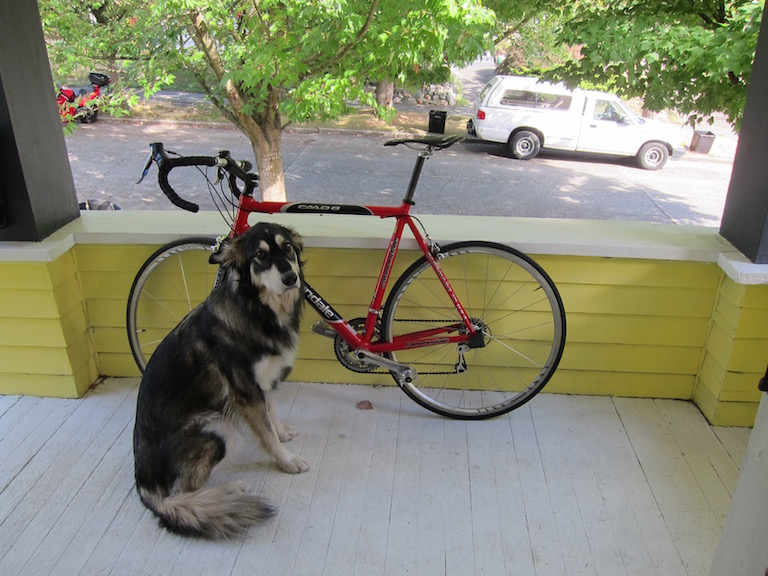
#> input picture darknet/data/dog.jpg, 768 x 576 px, given in place of the camera
$ python object_tracking.py
#> lines starting #> are read from the running program, lines starting #| are printed output that depends on the picture; after the words box and inside, x2 and y2 are one past the last pixel; in counts of white or black regions, pixels touching at a corner belong together
# -*- coding: utf-8 -*-
# @Author: accioo
# @Date:   2022-06-02 16:04:58
# @Last Modified by:   accioo
# @Last Modified time: 2022-06-02 16:05:21

import cv2
import numpy as np

frameWidth = 640
frameHeight = 480
cap = cv2.VideoCapture(1)
cap.set(3, frameWidth)
cap.set(4, frameHeight)

deadZone=100
global imgContour

def empty(a):
    pass

cv2.namedWindow("HSV")
cv2.resizeWindow("HSV",640,240)
cv2.createTrackbar("HUE Min","HSV",19,179,empty)
cv2.createTrackbar("HUE Max","HSV",35,179,empty)
cv2.createTrackbar("SAT Min","HSV",107,255,empty)
cv2.createTrackbar("SAT Max","HSV",255,255,empty)
cv2.createTrackbar("VALUE Min","HSV",89,255,empty)
cv2.createTrackbar("VALUE Max","HSV",255,255,empty)

cv2.namedWindow("Parameters")
cv2.resizeWindow("Parameters",640,240)
cv2.createTrackbar("Threshold1","Parameters",166,255,empty)
cv2.createTrackbar("Threshold2","Parameters",171,255,empty)
cv2.createTrackbar("Area","Parameters",3750,30000,empty)


def stackImages(scale,imgArray):
    rows = len(imgArray)
    cols = len(imgArray[0])
    rowsAvailable = isinstance(imgArray[0], list)
    width = imgArray[0][0].shape[1]
    height = imgArray[0][0].shape[0]
    if rowsAvailable:
        for x in range ( 0, rows):
            for y in range(0, cols):
                if imgArray[x][y].shape[:2] == imgArray[0][0].shape [:2]:
                    imgArray[x][y] = cv2.resize(imgArray[x][y], (0, 0), None, scale, scale)
                else:
                    imgArray[x][y] = cv2.resize(imgArray[x][y], (imgArray[0][0].shape[1], imgArray[0][0].shape[0]), None, scale, scale)
                if len(imgArray[x][y].shape) == 2: imgArray[x][y]= cv2.cvtColor( imgArray[x][y], cv2.COLOR_GRAY2BGR)
        imageBlank = np.zeros((height, width, 3), np.uint8)
        hor = [imageBlank]*rows
        hor_con = [imageBlank]*rows
        for x in range(0, rows):
            hor[x] = np.hstack(imgArray[x])
        ver = np.vstack(hor)
    else:
        for x in range(0, rows):
            if imgArray[x].shape[:2] == imgArray[0].shape[:2]:
                imgArray[x] = cv2.resize(imgArray[x], (0, 0), None, scale, scale)
            else:
                imgArray[x] = cv2.resize(imgArray[x], (imgArray[0].shape[1], imgArray[0].shape[0]), None,scale, scale)
            if len(imgArray[x].shape) == 2: imgArray[x] = cv2.cvtColor(imgArray[x], cv2.COLOR_GRAY2BGR)
        hor= np.hstack(imgArray)
        ver = hor
    return ver

def getContours(img,imgContour):

    contours, hierarchy = cv2.findContours(img, cv2.RETR_EXTERNAL, cv2.CHAIN_APPROX_NONE)
    for cnt in contours:
        area = cv2.contourArea(cnt)
        areaMin = cv2.getTrackbarPos("Area", "Parameters")
        if area > areaMin:
            cv2.drawContours(imgContour, cnt, -1, (255, 0, 255), 7)
            peri = cv2.arcLength(cnt, True)
            approx = cv2.approxPolyDP(cnt, 0.02 * peri, True)
            print(len(approx))
            x , y , w, h = cv2.boundingRect(approx)
            cv2.rectangle(imgContour, (x , y ), (x + w , y + h ), (0, 255, 0), 5)

            cv2.putText(imgContour, "Points: " + str(len(approx)), (x + w + 20, y + 20), cv2.FONT_HERSHEY_COMPLEX, .7,
                        (0, 255, 0), 2)
            cv2.putText(imgContour, "Area: " + str(int(area)), (x + w + 20, y + 45), cv2.FONT_HERSHEY_COMPLEX, 0.7,
                        (0, 255, 0), 2)
            cv2.putText(imgContour, " " + str(int(x))+ " "+str(int(y)), (x - 20, y- 45), cv2.FONT_HERSHEY_COMPLEX, 0.7,
                        (0, 255, 0), 2)

            cx = int(x + (w / 2))
            cy = int(y + (h / 2))

            if (cx <int(frameWidth/2)-deadZone):
                cv2.putText(imgContour, " GO LEFT " , (20, 50), cv2.FONT_HERSHEY_COMPLEX,1,(0, 0, 255), 3)
                cv2.rectangle(imgContour,(0,int(frameHeight/2-deadZone)),(int(frameWidth/2)-deadZone,int(frameHeight/2)+deadZone),(0,0,255),cv2.FILLED)
            elif (cx > int(frameWidth / 2) + deadZone):
                cv2.putText(imgContour, " GO RIGHT ", (20, 50), cv2.FONT_HERSHEY_COMPLEX,1,(0, 0, 255), 3)
                cv2.rectangle(imgContour,(int(frameWidth/2+deadZone),int(frameHeight/2-deadZone)),(frameWidth,int(frameHeight/2)+deadZone),(0,0,255),cv2.FILLED)
            elif (cy < int(frameHeight / 2) - deadZone):
                cv2.putText(imgContour, " GO UP ", (20, 50), cv2.FONT_HERSHEY_COMPLEX,1,(0, 0, 255), 3)
                cv2.rectangle(imgContour,(int(frameWidth/2-deadZone),0),(int(frameWidth/2+deadZone),int(frameHeight/2)-deadZone),(0,0,255),cv2.FILLED)
            elif (cy > int(frameHeight / 2) + deadZone):
                cv2.putText(imgContour, " GO DOWN ", (20, 50), cv2.FONT_HERSHEY_COMPLEX, 1,(0, 0, 255), 3)
                cv2.rectangle(imgContour,(int(frameWidth/2-deadZone),int(frameHeight/2)+deadZone),(int(frameWidth/2+deadZone),frameHeight),(0,0,255),cv2.FILLED)


            cv2.line(imgContour, (int(frameWidth/2),int(frameHeight/2)), (cx,cy),
                     (0, 0, 255), 3)

def display(img):
    cv2.line(img,(int(frameWidth/2)-deadZone,0),(int(frameWidth/2)-deadZone,frameHeight),(255,255,0),3)
    cv2.line(img,(int(frameWidth/2)+deadZone,0),(int(frameWidth/2)+deadZone,frameHeight),(255,255,0),3)

    cv2.circle(img,(int(frameWidth/2),int(frameHeight/2)),5,(0,0,255),5)
    cv2.line(img, (0,int(frameHeight / 2) - deadZone), (frameWidth,int(frameHeight / 2) - deadZone), (255, 255, 0), 3)
    cv2.line(img, (0, int(frameHeight / 2) + deadZone), (frameWidth, int(frameHeight / 2) + deadZone), (255, 255, 0), 3)

while True:

    _, img = cap.read()
#> img is the input picture: shape (576, 768, 3); mean B, G, R 114.1, 135.7, 134.4
    imgContour = img.copy()
    imgHsv = cv2.cvtColor(img,cv2.COLOR_BGR2HSV)
#> imgHsv: shape (576, 768, 3); mean H, S, V 61.8, 62.6, 142.5

    h_min = cv2.getTrackbarPos("HUE Min","HSV")
    h_max = cv2.getTrackbarPos("HUE Max", "HSV")
    s_min = cv2.getTrackbarPos("SAT Min", "HSV")
    s_max = cv2.getTrackbarPos("SAT Max", "HSV")
    v_min = cv2.getTrackbarPos("VALUE Min", "HSV")
    v_max = cv2.getTrackbarPos("VALUE Max", "HSV")
    print(h_min)

    lower = np.array([h_min,s_min,v_min])
    upper = np.array([h_max,s_max,v_max])
    mask = cv2.inRange(imgHsv,lower,upper)
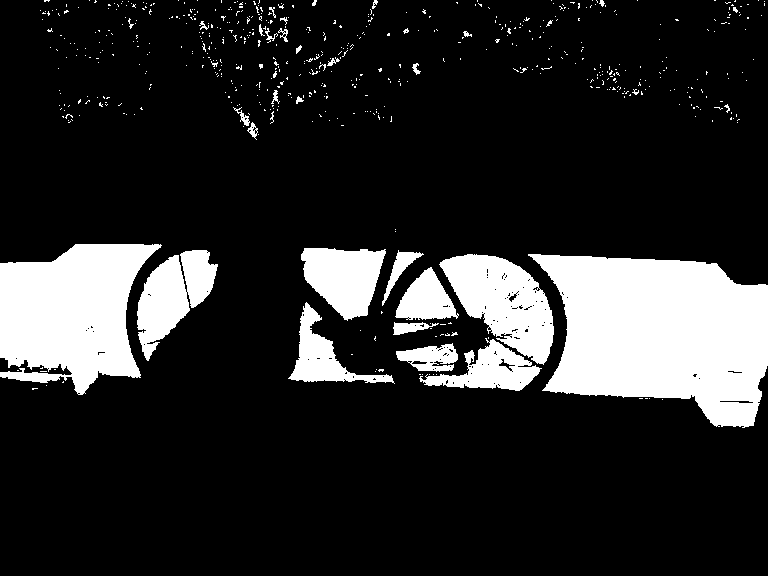
#> mask: shape (576, 768); 16.7% white; 598 white regions (566 under 20 px), largest, box (x1, y1, x2, y2) and area: (528, 254, 768, 428) 29304, (0, 244, 162, 395) 16689, (439, 254, 554, 365) 7036
    result = cv2.bitwise_and(img,img, mask = mask)
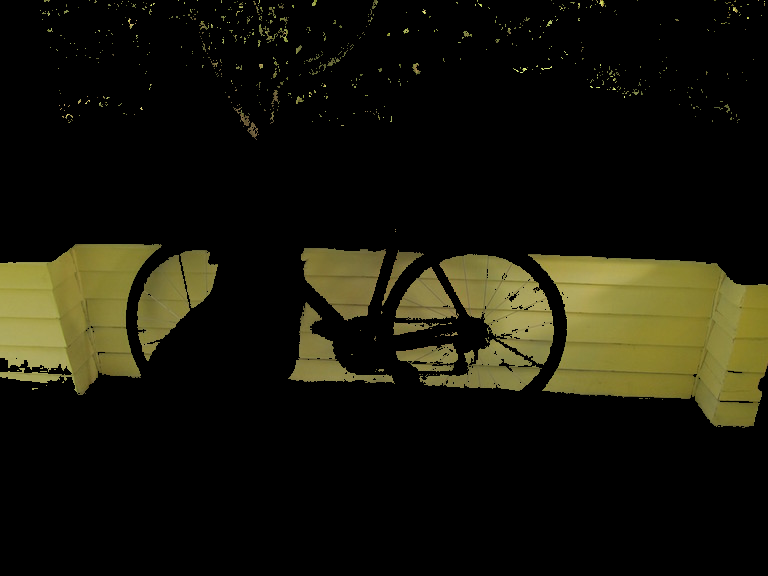
#> result: shape (576, 768, 3); mean B, G, R 10.2, 21.8, 23.1
    mask = cv2.cvtColor(mask, cv2.COLOR_GRAY2BGR)

    imgBlur = cv2.GaussianBlur(result, (7, 7), 1)
    imgGray = cv2.cvtColor(imgBlur, cv2.COLOR_BGR2GRAY)
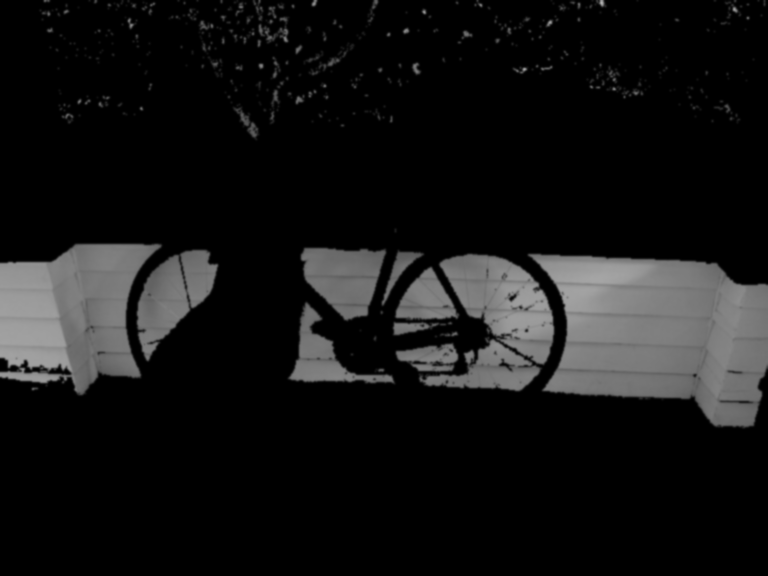
#> imgGray: shape (576, 768); min 0, max 175, mean 20.9
    threshold1 = cv2.getTrackbarPos("Threshold1", "Parameters")
    threshold2 = cv2.getTrackbarPos("Threshold2", "Parameters")
    imgCanny = cv2.Canny(imgGray, threshold1, threshold2)
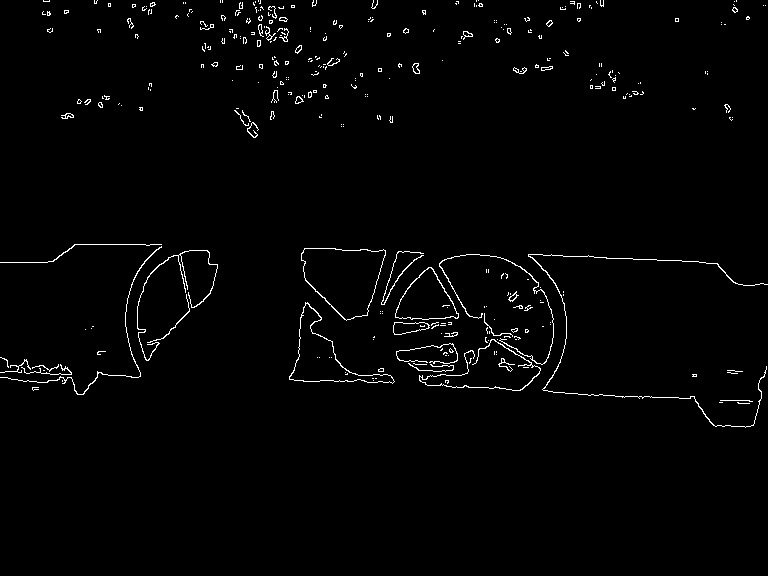
#> imgCanny: shape (576, 768); 1.6% white in thin lines or dots, all inside (x1, y1, x2, y2) = (0, 0, 768, 428)
    kernel = np.ones((5, 5))
    imgDil = cv2.dilate(imgCanny, kernel, iterations=1)
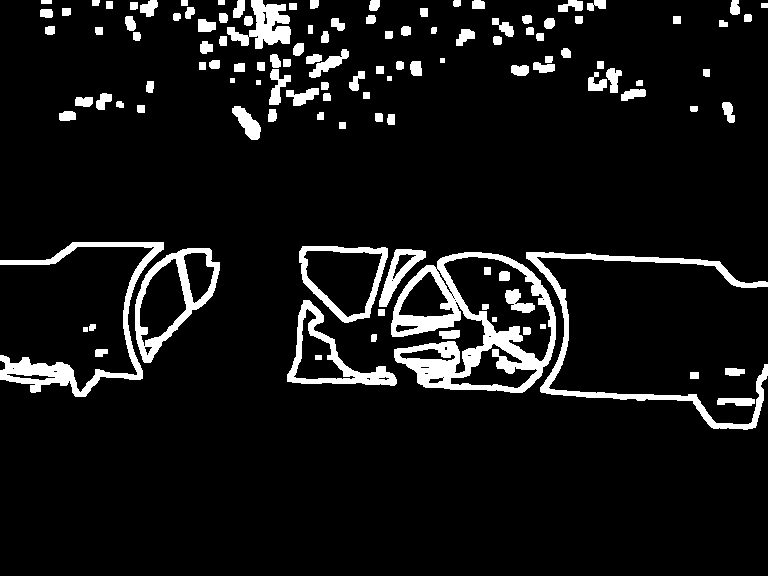
#> imgDil: shape (576, 768); 8.2% white; 120 white regions
    getContours(imgDil, imgContour)
#> in getContours, `contours, hierarchy = cv2.findContours(img, cv2.RETR_EXTERNAL, cv2.CHA..`: contours = 112 contours, 5 with area under 20; largest, box (x1, y1, x2, y2) and area: (391, 252, 556, 393) 16754, (135, 248, 220, 363) 5623, (299, 246, 388, 323) 4844, (287, 300, 397, 386) 3516, (0, 242, 164, 397) 3480
#> in getContours, `area = cv2.contourArea(cnt)`: area = 210
    display(imgContour)
#> in display, `cv2.line(img, (0, int(frameHeight / 2) + deadZone), (frameWidth, int(f..`:
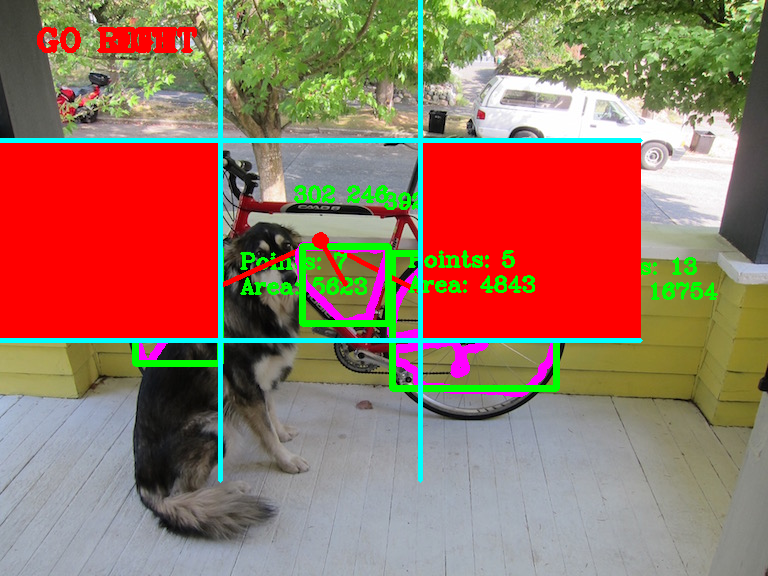
#> img: shape (576, 768, 3); mean B, G, R 96.4, 115.5, 153.2

    stack = stackImages(0.7,([img,result],[imgDil,imgContour]))
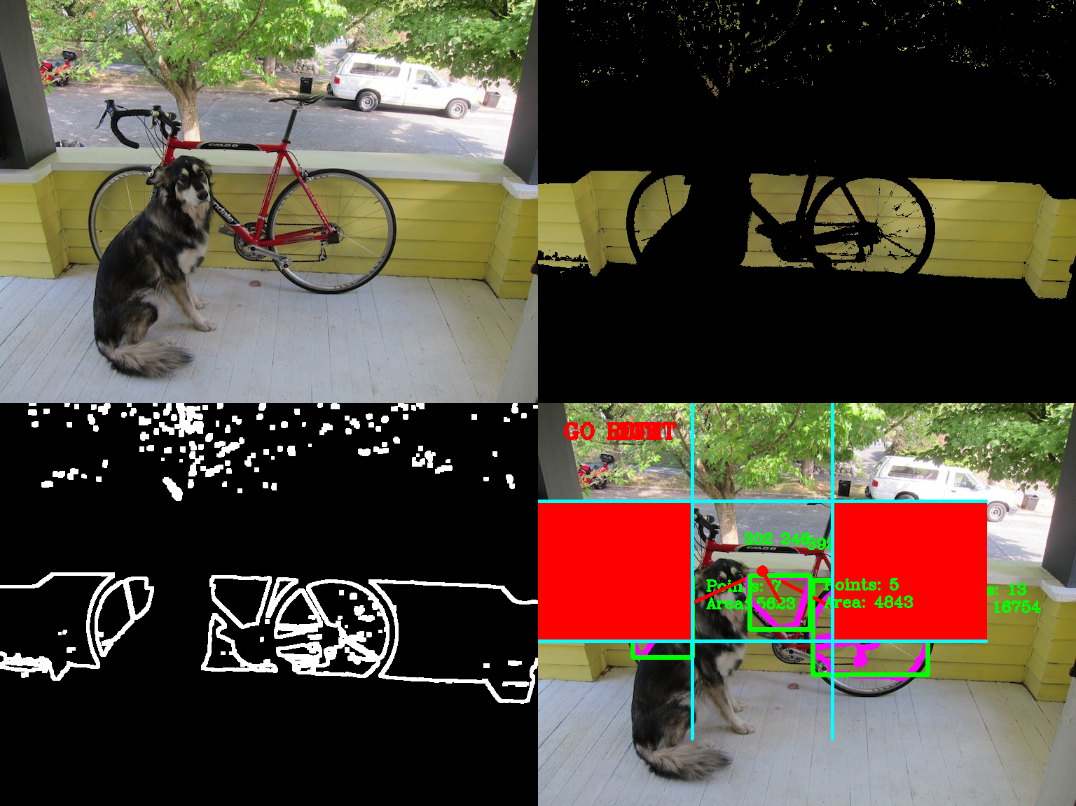
#> stack: shape (806, 1076, 3); mean B, G, R 60.3, 73.4, 82.9

    cv2.imshow('Horizontal Stacking', stack)
    if cv2.waitKey(1) & 0xFF == ord('q'):
#> (key q is pressed here)
        break

cap.release()
cv2.destroyAllWindows()

$ run again, on darknet/data/eagle.jpg
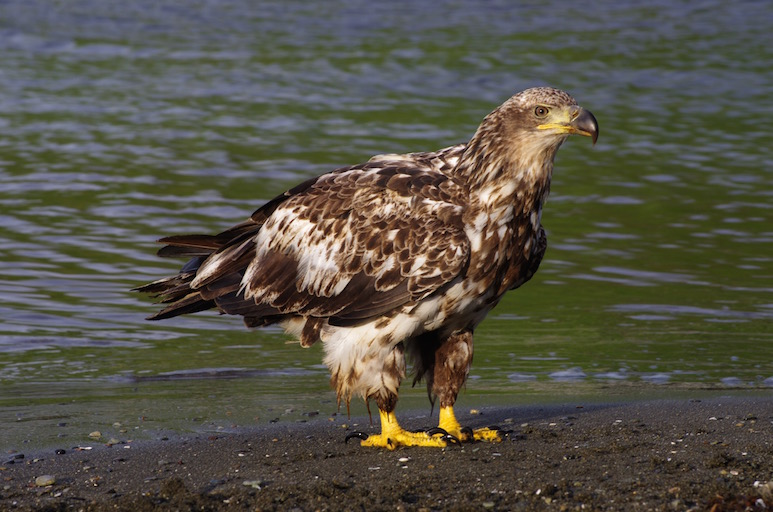
#> input picture darknet/data/eagle.jpg, 773 x 512 px, given in place of the camera
#> img is the input picture: shape (512, 773, 3); mean B, G, R 70.8, 82, 85.2
#> imgHsv: shape (512, 773, 3); mean H, S, V 52.8, 74.2, 91.3
#> `mask = cv2.inRange(imgHsv,lower,upper)`:
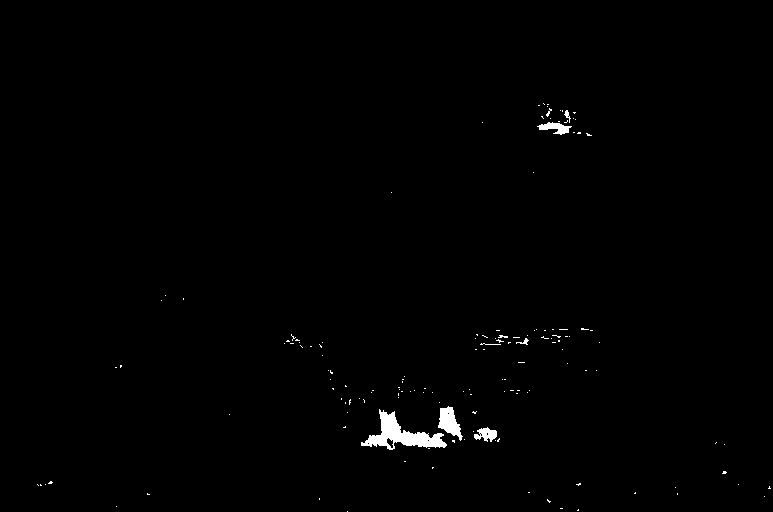
#> mask: shape (512, 773); 0.69% white; 146 white regions (137 under 20 px), largest, box (x1, y1, x2, y2) and area: (361, 409, 447, 450) 1311, (438, 406, 463, 441) 455, (537, 122, 572, 135) 229
#> imgCanny: shape (512, 773); 0.23% white in thin lines or dots, all inside (x1, y1, x2, y2) = (48, 108, 771, 503)
#> imgDil: shape (512, 773); 1.2% white; 21 white regions
#> contours = 21 contours; largest, box (x1, y1, x2, y2) and area: (359, 404, 465, 452) 2631, (536, 106, 578, 137) 747, (472, 425, 503, 444) 414, (495, 332, 510, 345) 126, (517, 336, 531, 347) 106
#> area = 55
#> `stack = stackImages(0.7,([img,result],[imgDil,imgContour]))`:
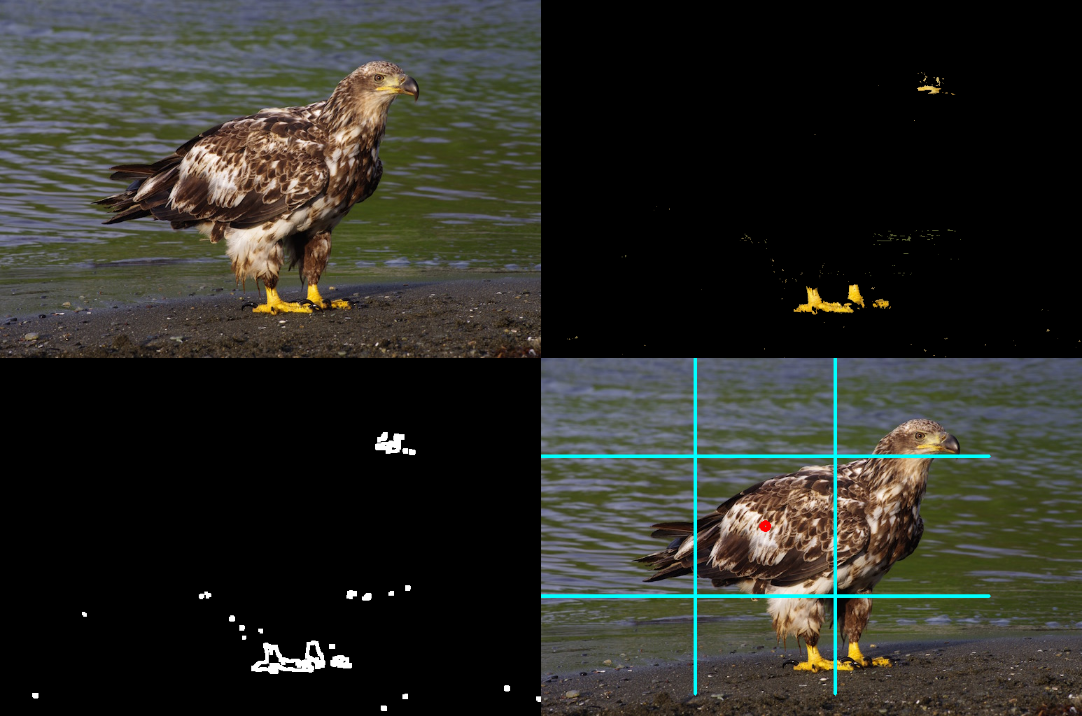
#> stack: shape (716, 1082, 3); mean B, G, R 37.5, 43.2, 43

$ run again, on darknet/data/giraffe.jpg
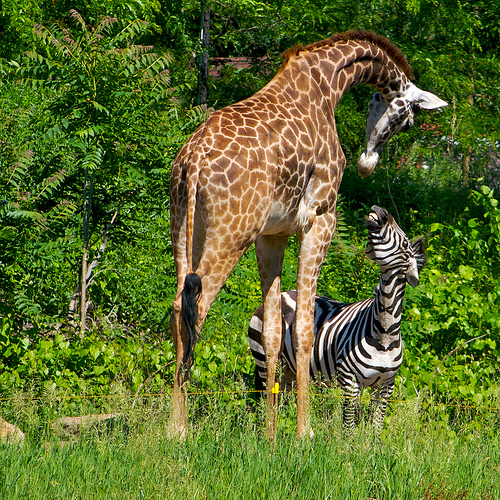
#> input picture darknet/data/giraffe.jpg, 500 x 500 px, given in place of the camera
#> img is the input picture: shape (500, 500, 3); mean B, G, R 42.3, 107.9, 91.8
#> imgHsv: shape (500, 500, 3); mean H, S, V 41.7, 182.2, 115.9
#> `mask = cv2.inRange(imgHsv,lower,upper)`:
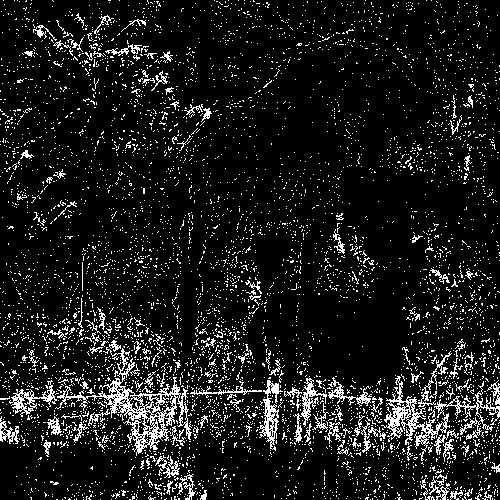
#> mask: shape (500, 500); 10.2% white in thin lines or dots
#> imgCanny: shape (500, 500); 8.2% white in thin lines or dots
#> imgDil: shape (500, 500); 38.5% white; 237 white regions
#> contours = 235 contours, 25 with area under 20; largest, box (x1, y1, x2, y2) and area: (0, 248, 500, 500) 57501, (23, 11, 220, 164) 7357, (400, 259, 494, 337) 3218, (345, 233, 378, 295) 1082, (114, 244, 167, 285) 884
#> area = 52.5
#> `stack = stackImages(0.7,([img,result],[imgDil,imgContour]))`:
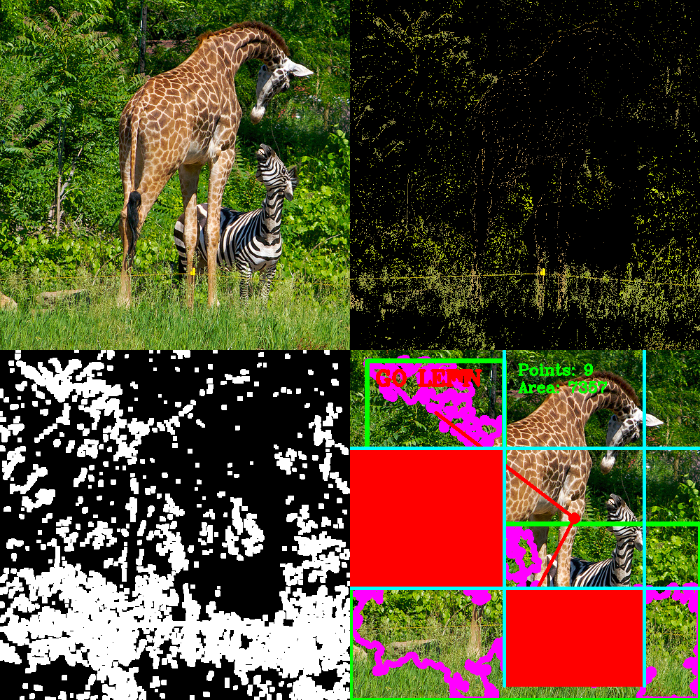
#> stack: shape (700, 700, 3); mean B, G, R 49.5, 74.5, 87.6
